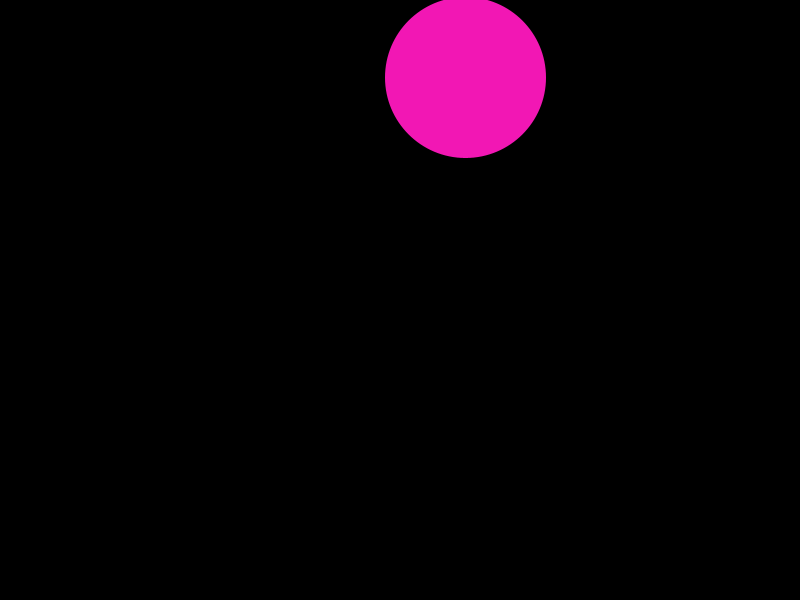
Frame 1 (no input)
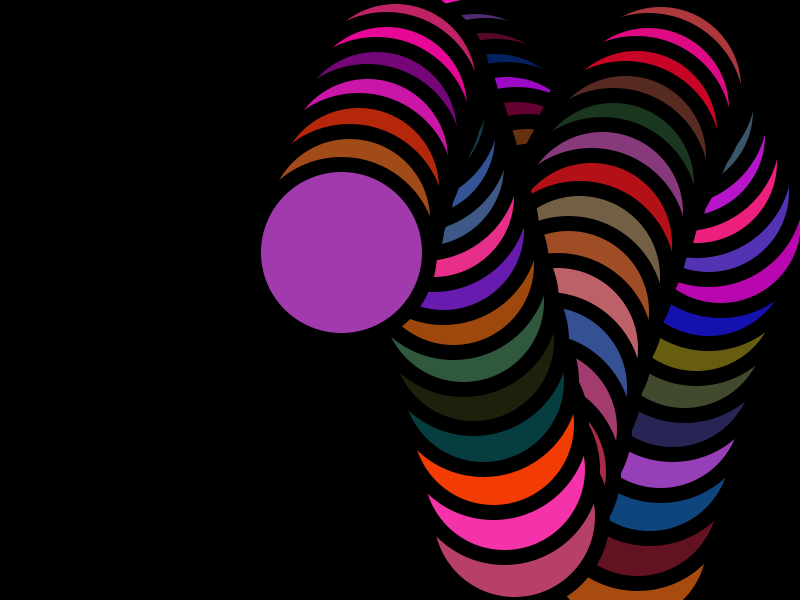
Frame 60 (the mouse pressed at the canvas centre just before this capture)
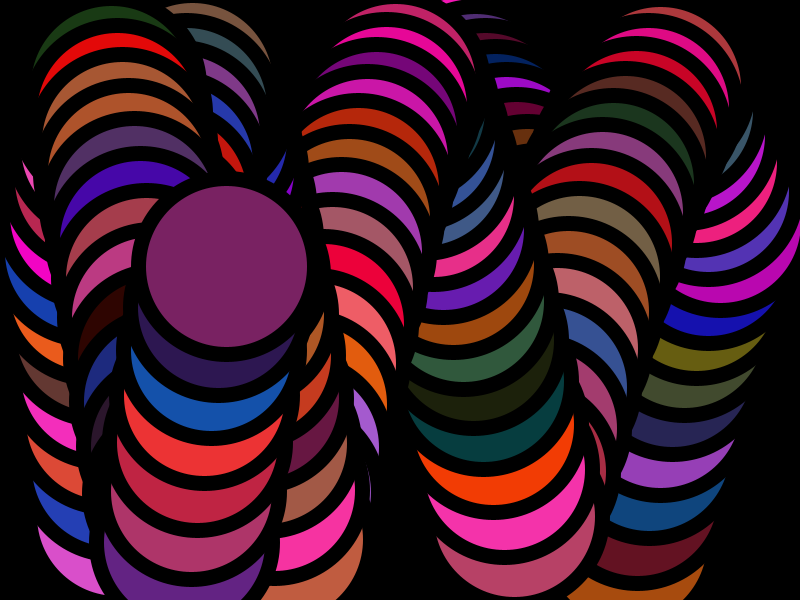
Frame 120 (the mouse held since frame 60 and released just before this capture)

The Processing sketch that drew these frames (run headless with seeded random() and noise(); from frame 60 on, the mouse is pressed at the canvas centre):

// Processing sketch: bounce2
// ── bounce2.pde
Ball b;

void setup(){
  size(800, 600);
  background(0);
  b= new Ball();
}

void draw(){
strokeWeight(15);

  fill(random(255), random(100), random(210));
  
  b.display();
  b.move();
  b.bounce();
  
}



// ── Ball.pde

class Ball {
  float sz; 
  PVector loc, vel, acc;


  Ball() {
    sz=(176);
    loc = new PVector(random(sz, width-sz), random(height/2));
    vel = new PVector(10, 17);
    acc=new PVector(.1, 2);
    
  }
  void display() {
   
    ellipse(loc.x, loc.y, sz, sz);
  }

  void move() {
    loc.add(vel);
    vel.add(acc);
  }

  void bounce() {

    if (loc.x + sz/2 > width || loc.x - sz/2 < 0) {
      vel.x *= -1;
    }
    if (loc.y + sz/2 > height || loc.y - sz/2 < 0) {
      vel.y *= -1;
    }
  }
}
